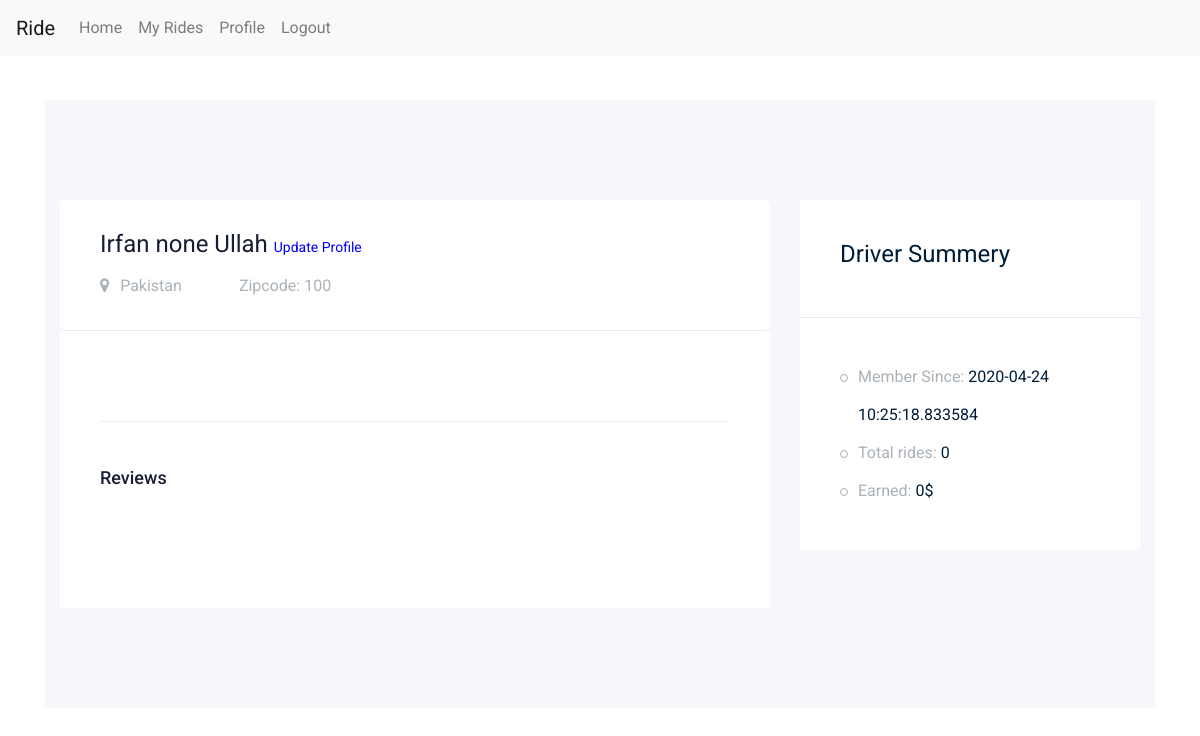
The app's page /driver/profile (signed in) with its own data.
### app/models/models.py (models this page shows, shortened)
class User(db.Model,UserMixin):
    __tablename__ = "users"
    id = db.Column(db.Integer, primary_key=True)
    name = db.Column(db.String(100), nullable=False)
    surname = db.Column(db.String(100), nullable=False)
    email = db.Column(db.String(100), unique=True, nullable=False)
    country = db.Column(db.String(100),nullable=True)
    password = db.Column(db.String(150), nullable=False)
    zipcode = db.Column(db.Integer, default=0)
    roles = db.Column(db.String(10), default="Passenger")
    profile_image = db.Column(db.String(255), nullable=True, default="0")
    profile_description = db.Column(db.String(255), nullable=True) #############
    isOnline = db.Column(db.Integer, nullable=False, default=0)
    member_since = db.Column(db.DateTime, nullable=False, default=datetime.utcnow)
    charges_per_kilo = db.Column(db.Integer, default=0) #only for driver ###############
    passengers = db.relationship('Ride', foreign_keys="[Ride.passenger_id]")
    drivers = db.relationship('Ride', foreign_keys="[Ride.driver_id]")

### app/driver/views.py (the view)
@driveblueprint.route('/profile')
@login_required
def profile():
    isDriver()
    loggedin_user= current_user
    user_id = loggedin_user.id
    total_rides = Ride.query.filter_by(driver_id=loggedin_user.id).count()
    spent = Ride.query.with_entities(func.sum(Ride.price).label('spent')).filter_by(driver_id=loggedin_user.id).all()
    reviews = db.session.query(Ride).join(User, User.id == Ride.driver_id).all()
    return render_template('driver_profile.html', user=loggedin_user, reviews=reviews, zipcode_updated=has_zipcode_been_updated(loggedin_user))

### app/driver/views.py (called while the page is built)
def isDriver():
    user = current_user
    if not user.roles == "Passenger":
        return redirect("/logout")

def has_zipcode_been_updated(user):
    if user.zipcode == 0:
        return True
    else:
        return False

### app/models/models.py (called while the page is built)
@login_manager.user_loader
def load_user(user_id):
    return User.query.get(user_id)

### app/driver/templates/driver_profile.html (shortened to what this page needs)
{% extends 'driver_masterlayout.html' %}
{% block body %}
<section class="contact-section section_padding">
    <div class="container">
        <div class="row">
            <div class="col-12">
            </div>
        </div>
        <div class="row">
            <div class="col-lg-12">
                <div class="job_details_area">
                    <div class="container">
                        <div class="row">
                            <div class="col-lg-8">
                                <div class="job_details_header">
                                    <div class="single_jobs white-bg d-flex justify-content-between">
                                        <div class="jobs_left d-flex align-items-center">
                                            <div class="jobs_conetent">
                                                <a href="#"><h4>{{user.name}} <span><a
                                                        href="{{url_for('driver_bp.update_profile')}}"
                                                        style="color:blue;font-size:14px;">Update Profile</a> </span>
                                                </h4></a>
                                                <div class="links_locat d-flex align-items-center">
                                                    <div class="location">
                                                        <p><i class="fa fa-map-marker"></i> {{user.country}}</p>
                                                    </div>
                                                    <div class="location">
                                                        <p>Zipcode: {{user.zipcode}}</p>
                                                    </div>
                                                </div>
                                            </div>
                                        </div>
                                    </div>
                                </div>
                                <div class="descript_wrap white-bg">
                                    <div class="comments-area">
                                        <h4>Reviews</h4>
                                    </div>
                                </div>
                            </div>
                            <div class="col-lg-4">
                                <div class="job_sumary">
                                    <div class="summery_header">
                                        <h3>Driver Summery</h3>
                                    </div>
                                    <div class="job_content">
                                        <ul>
                                            <li>Member Since: <span>{{user.member_since}}</span></li>
                                            <li>Total rides: <span>
                                {% if total_rides %}
 {{total_rides}}
                                        {% else %}
                                   0
                                    {% endif %}
                                </span></li>
                                            <li>Earned: <span>
                                    {% if spent %}
                                    {{spent}}$
                                {% else %}
                                    0$
                                    {% endif %}
                                    </span>
                                            </li>
                                        </ul>
                                    </div>
                                </div>
                            </div>
                        </div>
                    </div>
                </div>
            </div>
        </div>
    </div>
</section>
{% endblock %}

### app/driver/templates/driver_masterlayout.html (shortened to what this page needs)
<!doctype html>
<html class="no-js" lang="zxx">
<head>
    <link rel="stylesheet" href="{{ url_for('static', filename='css/bootstrap.min.css') }}">
    <link rel="stylesheet" href="{{ url_for('static', filename='css/owl.carousel.min.css') }}">
    <link rel="stylesheet" href="{{ url_for('static', filename='css/font-awesome.min.css') }}">
    <link rel="stylesheet" href="{{ url_for('static', filename='css/style.css') }}">
</head>
<body>
    <header>
         <nav class="navbar navbar-expand-lg navbar-light bg-light"style="position:fixed;z-index:1;width:100%;" >
  <a class="navbar-brand" href="#">Ride</a>
  <div class="collapse navbar-collapse" id="navbarSupportedContent">
    <ul class="navbar-nav mr-auto">
     <li class="nav-item">
      <a class="nav-link" href="/driver/">Home</a>
    </li>
    <li class="nav-item">
      <a class="nav-link" href="{{url_for('driver_bp.my_rides')}}">My Rides</a>
    </li>
          <li class="nav-item">
      <a class="nav-link" href="{{url_for('driver_bp.profile')}}">Profile</a>
    </li>
        <li class="nav-item">
      <a class="nav-link" href="/logout">Logout</a>
    </li>
    </ul>
  </div>
</nav>
    </header>
<div class="container" style="position:absolute;z-index:1;margin-top:20px;">
<div class="row">
<div class="col-md-6"></div>
<div class="col-md-6">
</div>
</div>
</div>
{% block body %}
{% endblock %}
</body>
</html>

### records on screen
User: name "Irfan none Ullah", country "Pakistan", zipcode "100", member_since "2020-04-24 10:25:18.833584"
